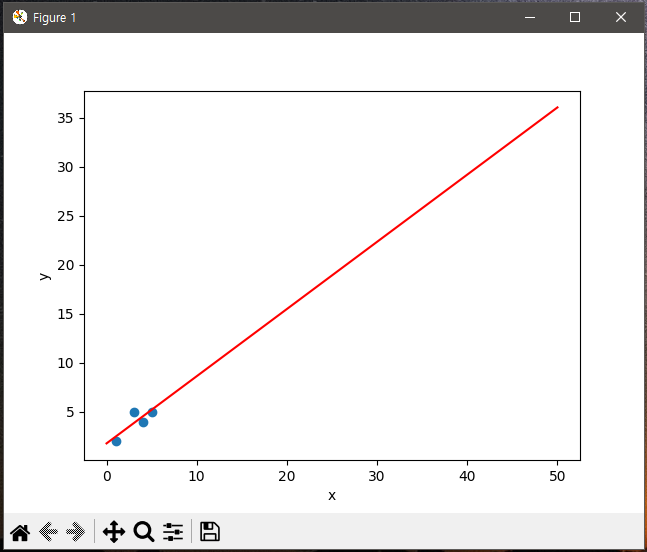

This chart was generated by the following Python code:
import numpy as np
import matplotlib.pyplot as plt
from sklearn.linear_model import LinearRegression
from sklearn.model_selection import train_test_split


x = np.array([[1], [2], [3], [4], [5]])
y = np.array([2, 4, 5, 4, 5])
train_input, test_input, train_target, test_target = train_test_split(x, y, test_size=0.2, random_state=42)

x0 = np.ones((train_input.shape[0], 1))
X = np.hstack((x0, train_input))
print(X.shape)
w = np.linalg.inv(X.T.dot(X)).dot(X.T).dot(train_target)
print(w)
plt.scatter(train_input, train_target)
plt.plot([0, 50], [w[0], 50*w[1]+w[0]], 'r')
plt.xlabel('x')
plt.ylabel('y')
plt.show()

lr = LinearRegression()
lr.fit(train_input, train_target)
score = lr.score(test_input, test_target)
y_pred = lr.predict(test_input)
r2 = 1 - ((test_target - y_pred)**2).sum() / ((test_target - test_target.mean())**2).sum()
print(score)
print(lr.coef_, lr.intercept_)
plt.scatter(train_input, train_target)
plt.plot([0, 50], [lr.intercept_, 50 * lr.coef_ + lr.intercept_], 'r')
plt.xlabel('x')
plt.ylabel('y')
plt.show()

lr_no_intercept = LinearRegression(fit_intercept=False)
lr_no_intercept.fit(train_input, train_target)
print(lr_no_intercept.coef_, lr_no_intercept.intercept_)
plt.scatter(train_input, train_target)
plt.plot([0, 50],
         [lr_no_intercept.intercept_, 50 * lr_no_intercept.coef_ +
          lr_no_intercept.intercept_], 'r')
plt.xlabel('x')
plt.ylabel('y')
plt.show()
